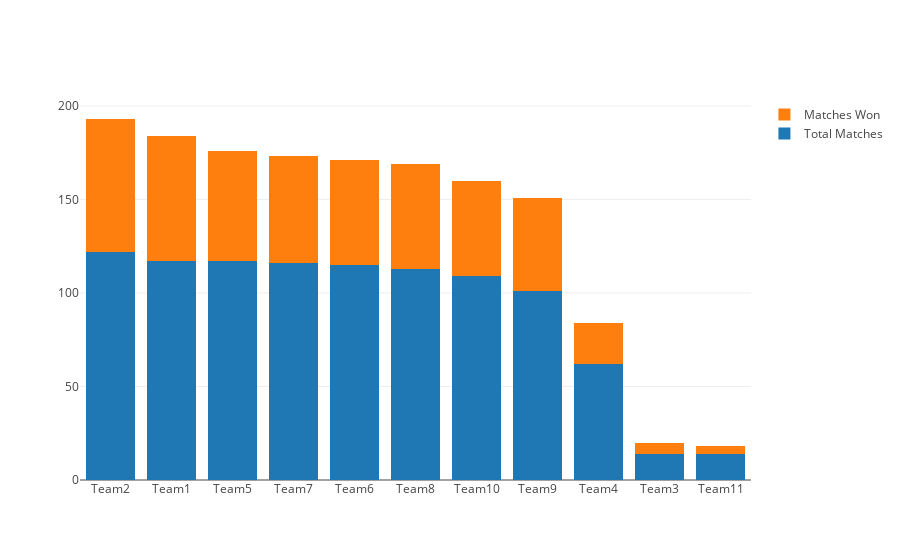

Source (notebook cell):
### Markdown cell above
Intially we plot a histogram to find number of matches that each team won in IPL and also find which teams stood out.

### Code cell
matches_played_byteams=pd.concat([TRM['team1'],TRM['team2']])
matches_played_byteams=matches_played_byteams.value_counts().reset_index()
matches_played_byteams.columns=['Team','Total Matches']
matches_played_byteams['wins']=TRM['winner'].value_counts().reset_index()['winner']
matches_played_byteams.set_index('Team',inplace=True)

trace1 = go.Bar(
    x=matches_played_byteams.index,
    y=matches_played_byteams['Total Matches'],
    name='Total Matches'
)
trace2 = go.Bar(
    x=matches_played_byteams.index,
    y=matches_played_byteams['wins'],
    name='Matches Won'
)

data = [trace1, trace2]
layout = go.Layout(
    barmode='stack'
)

fig = go.Figure(data=data, layout=layout)
py.iplot(fig, filename='stacked-bar')

### Figure 1 — Plotly figure (JSON) as saved in the notebook; plotly's stock layout.template omitted (floating-point values rounded to 4 significant figures)
{"data": [{"name": "Total Matches", "x": ["Team2", "Team1", "Team5", "Team7", "Team6", "Team8", "Team10", "Team9", "Team4", "Team3", "Team11"], "y": [122, 117, 117, 116, 115, 113, 109, 101, 62, 14, 14], "type": "bar", "uid": "fdacf0bc-4495-11ef-ba20-0242ac130202"}, {"name": "Matches Won", "x": ["Team2", "Team1", "Team5", "Team7", "Team6", "Team8", "Team10", "Team9", "Team4", "Team3", "Team11"], "y": [71, 67, 59, 57, 56, 56, 51, 50, 22, 6, 4], "type": "bar", "uid": "fdacf6de-4495-11ef-ba20-0242ac130202"}], "layout": {"barmode": "stack", "xaxis": {"type": "category", "range": [-0.5, 10.5], "autorange": true}, "yaxis": {"type": "linear", "range": [0, 203.2], "autorange": true}, "autosize": true}}
